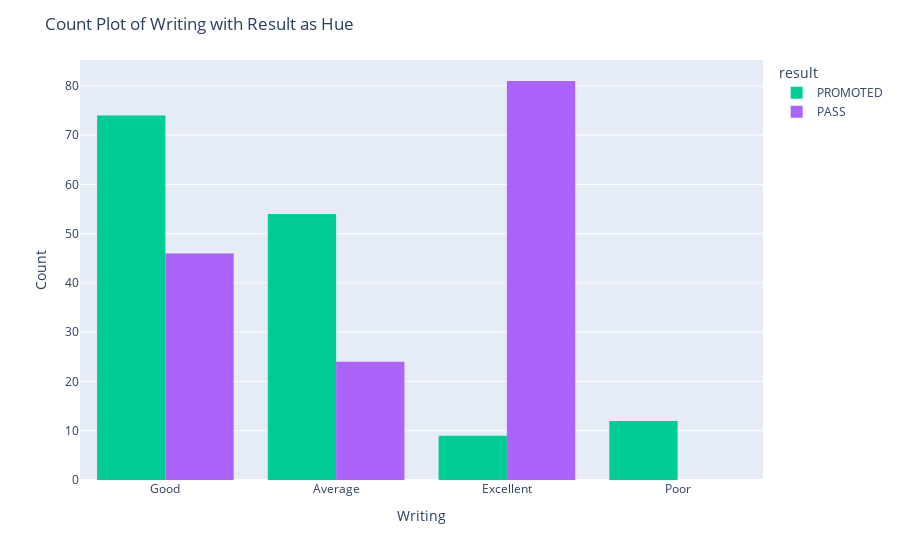

Write notebook code for a chart like this one.
### Code cell
# Create count plot with hue and custom colors
fig = px.histogram(data, x='Writing', color='result', barmode='group', 
                   color_discrete_map={'Pass': 'green', 'Fail': 'red'})

# Update layout
fig.update_layout(
    title='Count Plot of Writing with Result as Hue',
    xaxis_title='Writing',
    yaxis_title='Count'
)

# Show plot
fig.show()

### Figure 1 — Plotly figure (JSON) as saved in the notebook; plotly's stock layout.template omitted (floating-point values rounded to 4 significant figures; data arrays with more than 128 entries replaced by an {"elided": "..."} marker saying what was removed)
{"data": [{"alignmentgroup": "True", "bingroup": "x", "hovertemplate": "result=PROMOTED<br>Writing=%{x}<br>count=%{y}<extra></extra>", "legendgroup": "PROMOTED", "marker": {"color": "#00cc96", "pattern": {"shape": ""}}, "name": "PROMOTED", "offsetgroup": "PROMOTED", "orientation": "v", "showlegend": true, "type": "histogram", "x": {"elided": "149 str values"}, "xaxis": "x", "yaxis": "y"}, {"alignmentgroup": "True", "bingroup": "x", "hovertemplate": "result=PASS<br>Writing=%{x}<br>count=%{y}<extra></extra>", "legendgroup": "PASS", "marker": {"color": "#ab63fa", "pattern": {"shape": ""}}, "name": "PASS", "offsetgroup": "PASS", "orientation": "v", "showlegend": true, "type": "histogram", "x": {"elided": "151 str values"}, "xaxis": "x", "yaxis": "y"}], "layout": {"autosize": true, "barmode": "group", "legend": {"title": {"text": "result"}, "tracegroupgap": 0}, "margin": {"t": 60}, "title": {"text": "Count Plot of Writing with Result as Hue"}, "xaxis": {"anchor": "y", "autorange": true, "domain": [0, 1], "range": [-0.5, 3.5], "title": {"text": "Writing"}, "type": "category"}, "yaxis": {"anchor": "x", "autorange": true, "domain": [0, 1], "range": [0, 85.26], "title": {"text": "Count"}}}}
